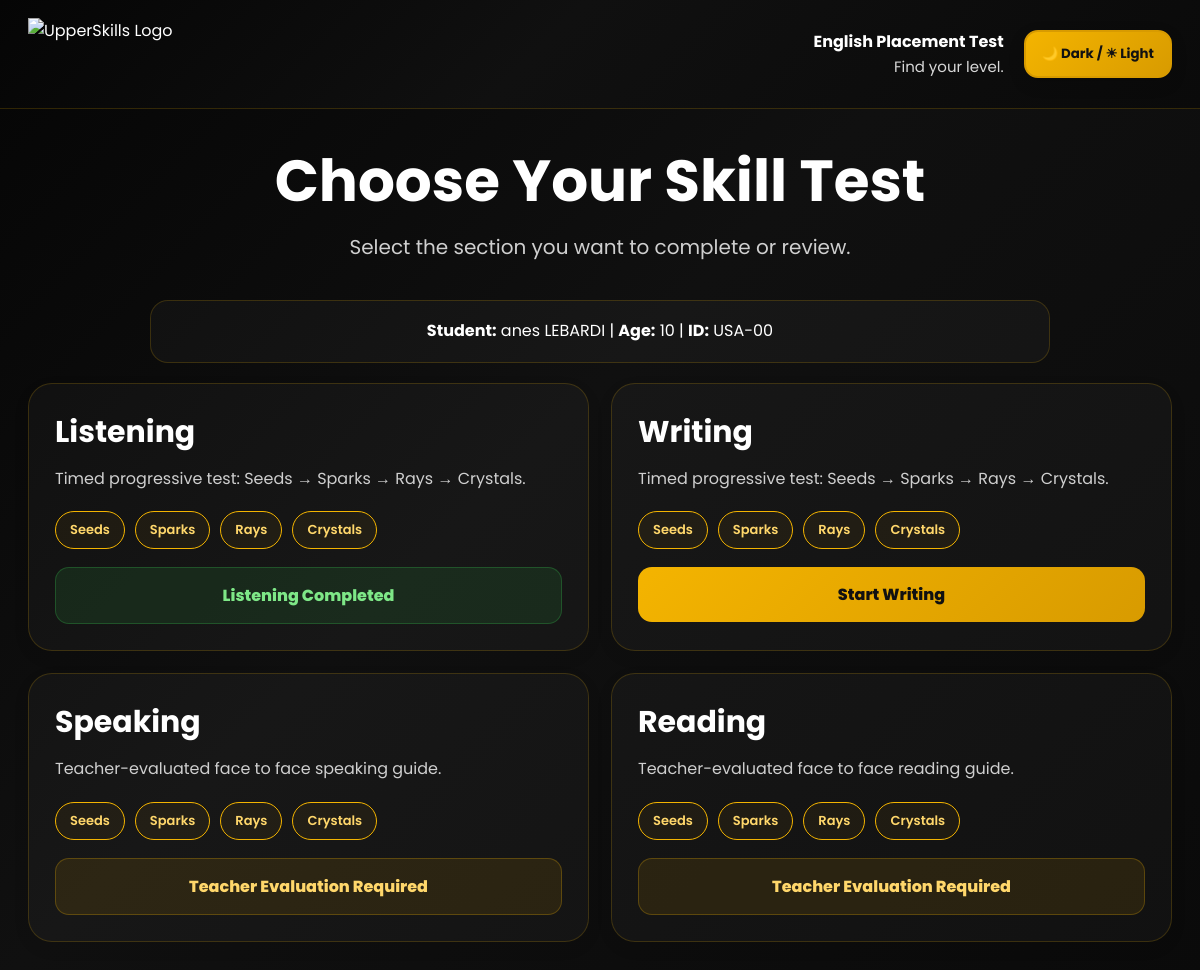
/skills/USA-00/ (signed in), run on the app's committed database.
### test_app/models.py (models this page shows, shortened)
class StudentResult(models.Model):
    full_name = models.CharField(max_length=255)
    age = models.PositiveIntegerField()
    student_id = models.CharField(max_length=100, unique=True)
    listening_answers = models.JSONField(default=dict, blank=True)
    writing_answers = models.JSONField(default=dict, blank=True)
    listening_reached_level = models.CharField(max_length=50, default="Not started")
    writing_reached_level = models.CharField(max_length=50, default="Not started")
    listening_done = models.BooleanField(default=False)
    writing_done = models.BooleanField(default=False)
    speaking_score = models.PositiveIntegerField(default=0)
    listening_score = models.PositiveIntegerField(default=0)
    reading_score = models.PositiveIntegerField(default=0)
    writing_score = models.PositiveIntegerField(default=0)
    speaking_level = models.CharField(max_length=50, default="Seeds")
    listening_level = models.CharField(max_length=50, default="Seeds")
    reading_level = models.CharField(max_length=50, default="Seeds")
    writing_level = models.CharField(max_length=50, default="Seeds")

### test_app/views.py (the view)
# urls.py: path("skills/<str:student_id>/", views.skills_page, name="skills_page"),
def skills_page(request, student_id):
    if not request.session.get("academy_access_granted"):
        return redirect("academy_access")
    student = get_object_or_404(StudentResult, student_id=student_id)
    success_message = request.GET.get("success", "")
    return render(
        request,
        "test_app/skills.html",
        {
            "student": student,
            "success_message": success_message,
        },
    )

### test_app/templates/test_app/skills.html (shortened to what this page needs)
{% load static %}
<!DOCTYPE html>
<html lang="en">
<head>
    {% load static %}
</head>
<body>
    <header class="topbar">
        <div class="topbar-inner">
            <div class="logo-wrap">
                <img src="{% static 'test_app/images/upperskills_logo.png' %}" alt="UpperSkills Logo" class="brand-logo-img">
            </div>
            <div class="header-right">
                            <h2 style="font-size:16px;">English Placement Test</h2>
                            <span class="topbar-subtitle">Find your level.</span>
            </div>
            <button id="themeToggle" class="theme-toggle-btn" type="button">🌙 Dark / ☀ Light</button>
        </div>
    </header>
    <main class="page">
        <section class="hero">
            <h1>Choose Your Skill Test</h1>
            <p>Select the section you want to complete or review.</p>
        </section>
        <div class="student-box">
            <strong>Student:</strong> {{ student.full_name }} |
            <strong>Age:</strong> {{ student.age }} |
            <strong>ID:</strong> {{ student.student_id }}
        </div>
        <section class="skills-grid">
            <div class="skill-card">
                <h2>Listening</h2>
                <p>Timed progressive test: Seeds → Sparks → Rays → Crystals.</p>
                <div class="levels">
                    <span class="level-tag">Seeds</span>
                    <span class="level-tag">Sparks</span>
                    <span class="level-tag">Rays</span>
                    <span class="level-tag">Crystals</span>
                </div>
                {% if student.listening_done %}
                    <div class="done-badge">Listening Completed</div>
                {% else %}
                    <a href="{% url 'listening_level_page' student.student_id 'Seeds' %}" class="skill-btn">Start Listening</a>
                {% endif %}
            </div>
            <div class="skill-card">
                <h2>Writing</h2>
                <p>Timed progressive test: Seeds → Sparks → Rays → Crystals.</p>
                <div class="levels">
                    <span class="level-tag">Seeds</span>
                    <span class="level-tag">Sparks</span>
                    <span class="level-tag">Rays</span>
                    <span class="level-tag">Crystals</span>
                </div>
                {% if student.writing_done %}
                    <div class="done-badge">Writing Completed</div>
                {% else %}
                    <a href="{% url 'writing_level_page' student.student_id 'Seeds' %}" class="skill-btn">Start Writing</a>
                {% endif %}
            </div>
            <div class="skill-card">
                <h2>Speaking</h2>
                <p>Teacher-evaluated face to face speaking guide.</p>
                <div class="levels">
                    <span class="level-tag">Seeds</span>
                    <span class="level-tag">Sparks</span>
                    <span class="level-tag">Rays</span>
                    <span class="level-tag">Crystals</span>
                </div>
                <div class="teacher-badge">Teacher Evaluation Required</div>
            </div>
            <div class="skill-card">
                <h2>Reading</h2>
                <p>Teacher-evaluated face to face reading guide.</p>
                <div class="levels">
                    <span class="level-tag">Seeds</span>
                    <span class="level-tag">Sparks</span>
                    <span class="level-tag">Rays</span>
                    <span class="level-tag">Crystals</span>
                </div>
                <div class="teacher-badge">Teacher Evaluation Required</div>
            </div>
        </section>
    </main>
</body>
</html>

### test_app/templates/test_app/skills.html (style rules this page uses)
:root { --bg-main: linear-gradient(135deg,#050505,#101010 45%,#0a0a0a); --text-main: #ffffff; --card-bg: rgba(255,255,255,0.03); --card-border: rgba(244,180,0,0.18); --muted-text: #cfcfcf; --accent: #f4b400; --accent-dark: #d89b00; --success-bg: rgba(46, 160, 67, 0.12); --success-border: rgba(46, 160, 67, 0.35); --success-text: #7ee787; --done-bg: rgba(46, 160, 67, 0.15); --done-border: rgba(46, 160, 67, 0.35); --done-text: #7ee787; }
* { margin: 0; padding: 0; box-sizing: border-box; font-family: 'Poppins', sans-serif; }
body { min-height: 100vh; background: var(--bg-main); color: var(--text-main); }
.topbar { border-bottom: 1px solid rgba(244,180,0,0.18); background: linear-gradient(135deg,#050505,#101010 45%,#0a0a0a); }
.topbar-inner { max-width: 1400px; margin: auto; padding: 18px 28px; display: grid; grid-template-columns: auto 1fr auto; align-items: center; gap: 20px; }
.logo-wrap { display: flex; align-items: center; }
.brand-logo-img { height: 72px; width: auto; max-width: 240px; object-fit: contain; display: block; }
.theme-toggle-btn { border: 2px solid var(--accent-dark); padding: 12px 16px; border-radius: 14px; font-weight: 700; cursor: pointer; background: linear-gradient(135deg, var(--accent), var(--accent-dark)); color: #111; box-shadow: 0 6px 16px rgba(0, 0, 0, 0.15); transition: 0.25s ease; }
.header-right { text-align: right; color: white; }
.topbar-subtitle { color: #d8d8d8; font-size: 15px; }
.page { max-width: 1400px; margin: auto; padding: 40px 28px; }
.hero { text-align: center; margin-bottom: 35px; }
.hero h1 { font-size: 58px; margin-bottom: 16px; line-height: 1.1; }
.hero p { color: var(--muted-text); font-size: 20px; line-height: 1.8; max-width: 850px; margin: auto; }
.student-box { max-width: 900px; margin: 0 auto 20px; padding: 16px 20px; border-radius: 18px; background: var(--card-bg); border: 1px solid var(--card-border); text-align: center; line-height: 1.8; color: var(--text-main); }
.skills-grid { display: grid; grid-template-columns: repeat(2,1fr); gap: 22px; }
.skill-card { background: var(--card-bg); border: 1px solid var(--card-border); border-radius: 24px; padding: 26px; box-shadow: 0 6px 18px rgba(0,0,0,0.06); }
.skill-card h2 { font-size: 30px; margin-bottom: 10px; color: var(--text-main); }
.skill-card p { color: var(--muted-text); line-height: 1.8; margin-bottom: 18px; }
.levels { display: flex; flex-wrap: wrap; gap: 10px; margin-bottom: 18px; }
.level-tag { padding: 8px 14px; border-radius: 999px; border: 1px solid var(--accent); color: var(--accent); background: #fff1cc; font-size: 13px; font-weight: 600; }
body:not(.light-mode) .level-tag { color: #ffd76b; background: rgba(244,180,0,0.05); }
.skill-btn { display: inline-block; width: 100%; text-align: center; text-decoration: none; padding: 15px; border-radius: 14px; background: linear-gradient(135deg,var(--accent),var(--accent-dark)); color: #111; font-weight: 800; }
.done-badge { display: inline-block; width: 100%; text-align: center; padding: 15px; border-radius: 14px; background: var(--done-bg); color: var(--done-text); border: 1px solid var(--done-border); font-weight: 800; }
.teacher-badge { display: inline-block; width: 100%; text-align: center; padding: 15px; border-radius: 14px; background: #fff1cc; color: #7a4b00; border: 1px solid var(--accent); font-weight: 800; }
body:not(.light-mode) .teacher-badge { background: rgba(244,180,0,0.10); color: #ffd76b; border: 1px solid rgba(244,180,0,0.25); }

### data on the page
StudentResult: full_name "anes LEBARDI", age "10", student_id "USA-00"
